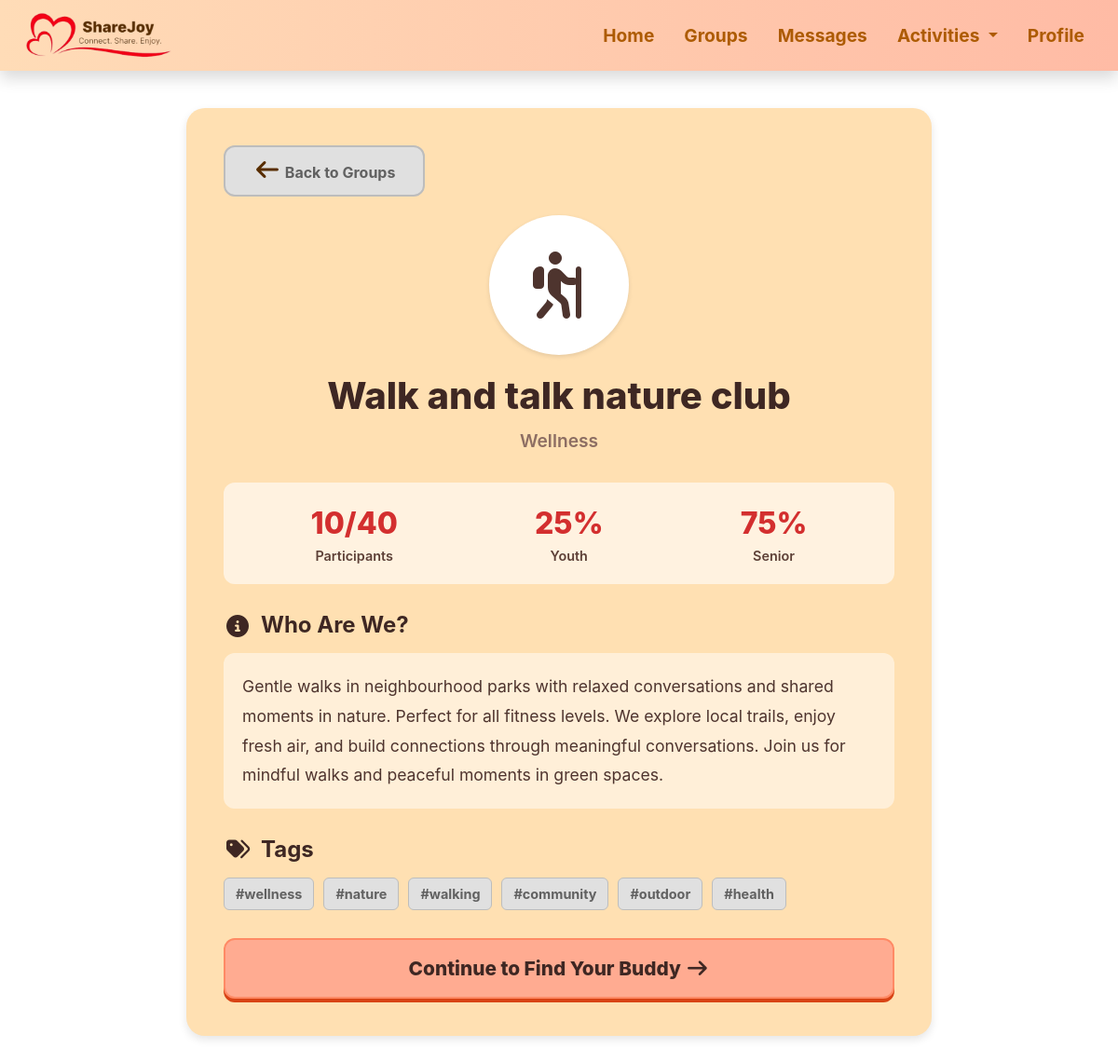
The app's page /group/2/about (signed in) with its own data.
### groups.py (models this page shows, shortened)
class Group(db.Model):
    id = db.Column(db.Integer, primary_key=True)
    name = db.Column(db.String(100), nullable=False)
    description = db.Column(db.Text, nullable=True)
    category = db.Column(db.String(50), nullable=True)
    image_url = db.Column(db.String(200), default="default_group.jpg")
    tags = db.Column(db.String(200))
    current_participants = db.Column(db.Integer, default=0)
    max_participants = db.Column(db.Integer, default=40)
    youth_percentage = db.Column(db.Integer, default=50)
    buddy_system_enabled = db.Column(db.Boolean, default=True)
    privacy = db.Column(db.String(20), default="Public")  # Public or Private
    owner = db.Column(db.String(100), nullable=True)  # Username of the creator
    is_demo = db.Column(db.Boolean, default=False)
    created_at = db.Column(db.DateTime, default=datetime.utcnow)
    def get_tags_list(self):
        return self.tags.split(',') if self.tags else []
    def get_demo_group_key(self):
        if not self.is_demo:
            return None
        normalized_name = " ".join((self.name or "").lower().split())
        if "board" in normalized_name and "game" in normalized_name and "afternoon" in normalized_name:
            return "board_games_afternoon"
        if "walk" in normalized_name and "talk" in normalized_name and "nature" in normalized_name:
            return "walk_talk_nature_club"
        return None
    def get_demo_base_youth_percentage(self):
        base_youth_by_demo_group = {
            "board_games_afternoon": 75,    # 25% senior, 75% youth
            "walk_talk_nature_club": 25,    # 75% senior, 25% youth
        }
        demo_group_key = self.get_demo_group_key()
        if not demo_group_key:
            return None
        return base_youth_by_demo_group.get(demo_group_key)
    def calculate_youth_percentage(self):
        from users import User
        if self.is_demo:
            base_youth_percentage = self.get_demo_base_youth_percentage()
            if base_youth_percentage is None:
                return self.youth_percentage
            from flask import has_request_context, session
            if not has_request_context():
                return base_youth_percentage
            current_user_name = session.get('user_name', None)
            if not current_user_name:
                return base_youth_percentage
            member = GroupMember.query.filter_by(
                group_id=self.id,
                user_name=current_user_name
            ).first()
            if not member:
                return base_youth_percentage

### app.py (the view)
@app.route("/group/<int:group_id>/about")
@login_required
def group_about(group_id):
    group = Group.query.get_or_404(group_id)
    group.youth_percentage = group.calculate_youth_percentage()
    return render_template("group_about.html", group=group, title=group.name)

### app.py (called while the page is built)
def login_required(f):
    @wraps(f)
    def decorated_function(*args, **kwargs):
        user = get_current_user()
        if not user:
            session.clear()  # clear stale session
            flash('Please log in to access this page.', 'error')
            return redirect(url_for('loginpage'))
        return f(*args, **kwargs)
    return decorated_function

def get_current_user():
    user_id = session.get('user_id')
    if user_id:
        user = db.session.get(User, user_id)
        if user:
            return user
    return None

### templates/group_about.html
{% extends "base.html" %}
{% block extra_css %}
<link rel="stylesheet" href="{{ url_for('static', filename='css/groups.css') }}">
{% endblock %}
{% block content %}
<div class="about-container">
    <a href="{{ url_for('groups') }}" class="btn-back">
        <i class="fa-solid fa-arrow-left"></i> Back to Groups
    </a>
    <div class="about-header">
        <div class="about-icon">
            {% if group.image_url and group.image_url != 'default_group.jpg' %}
                <img src="{{ url_for('static', filename='images/' + group.image_url) }}" alt="{{ group.name }}">
            {% else %}
                {% if 'board' in group.name.lower() %}
                    <i class="fa-solid fa-chess-board"></i>
                {% elif 'walk' in group.name.lower() or 'nature' in group.name.lower() %}
                    <i class="fa-solid fa-person-hiking"></i>
                {% else %}
                    <i class="fa-solid fa-users"></i>
                {% endif %}
            {% endif %}
        </div>
        <h1 class="about-title">{{ group.name }}</h1>
        <p class="about-category">{{ group.category }}</p>
    </div>
    <div class="about-stats">
        <div class="stat-item">
            <div class="stat-number">{{ group.current_participants }}/{{ group.max_participants }}</div>
            <div class="stat-label">Participants</div>
        </div>
        <div class="stat-item">
            <div class="stat-number">{{ group.youth_percentage }}%</div>
            <div class="stat-label">Youth</div>
        </div>
        <div class="stat-item">
            <div class="stat-number">{{ 100 - group.youth_percentage }}%</div>
            <div class="stat-label">Senior</div>
        </div>
    </div>
    <div class="about-section">
        <h2 class="section-title">
            <i class="fa-solid fa-info-circle"></i> Who Are We?
        </h2>
        <div class="about-description">
            {{ group.description }}
        </div>
    </div>
    <div class="about-section">
        <h2 class="section-title">
            <i class="fa-solid fa-tags"></i> Tags
        </h2>
        <div class="about-tags">
            {% for tag in group.get_tags_list() %}
            <span class="tag-item">#{{ tag }}</span>
            {% endfor %}
        </div>
    </div>
    <a href="{{ url_for('buddy_quiz', group_id=group.id) }}" class="btn-continue">
        Continue to Find Your Buddy <i class="fa-solid fa-arrow-right"></i>
    </a>
</div>
{% endblock %}

### static/css/base.css (style rules this page uses)
body { padding-bottom: 2rem;; }
h1 { font-size: 2rem; }
body, input, textarea, .form-label, .formL { color: #582D00 !important; }
.fa-arrow-left { color: #582D00; font-weight: semibold; font-size: 1.5rem; }
h2 { font-size: 1.5rem; }

### static/css/groups.css (style rules this page uses)
body { background-color: white; font-family: -apple-system, BlinkMacSystemFont, "Segoe UI", Roboto, Helvetica, Arial, sans-serif; }
.tag-item { background-color: #E0E0E0; border: 1px solid #BDBDBD; color: #616161; padding: 6px 12px; border-radius: 6px; font-size: 0.9rem; font-weight: 700; display: flex; align-items: center; gap: 8px; }
.about-container { max-width: 800px; margin: 40px auto; padding: 40px; background-color: #FFE0B2; border-radius: 20px; box-shadow: 0 4px 10px rgba(0,0,0,0.1); }
.about-header { text-align: center; margin-bottom: 30px; }
.about-icon { width: 150px; height: 150px; border-radius: 50%; background-color: white; margin: 0 auto 20px; display: flex; align-items: center; justify-content: center; font-size: 4rem; color: #4E342E; box-shadow: 0 2px 5px rgba(0,0,0,0.1); }
.about-title { font-size: 2.5rem; font-weight: 800; color: #3E2723; margin-bottom: 10px; }
.about-category { color: #8D6E63; font-size: 1.2rem; font-weight: 600; }
.about-section { margin: 30px 0; }
.section-title { font-size: 1.5rem; font-weight: 700; color: #3E2723; margin-bottom: 15px; display: flex; align-items: center; gap: 10px; }
.about-description { font-size: 1.1rem; line-height: 1.8; color: #4E342E; background-color: rgba(255,255,255,0.5); padding: 20px; border-radius: 12px; }
.about-tags { display: flex; gap: 10px; flex-wrap: wrap; }
.about-stats { display: flex; justify-content: space-around; background-color: rgba(255,255,255,0.6); padding: 20px; border-radius: 12px; margin: 20px 0; }
.stat-item { text-align: center; }
.stat-number { font-size: 2rem; font-weight: 800; color: #D32F2F; }
.stat-label { font-size: 0.9rem; color: #5D4037; font-weight: 600; }
.btn-continue { background-color: #FFAB91; border: 2px solid #FF8A65; color: #3E2723; font-weight: 800; font-size: 1.3rem; padding: 15px 0; width: 100%; border-radius: 12px; cursor: pointer; box-shadow: 0 4px 0 #D84315; transition: transform 0.1s; text-decoration: none; display: block; text-align: center; margin-top: 30px; }
.btn-back { background-color: #E0E0E0; border: 2px solid #BDBDBD; color: #616161; font-weight: 700; font-size: 1rem; padding: 12px 30px; border-radius: 12px; cursor: pointer; text-decoration: none; display: inline-block; margin-bottom: 20px; }

### records on screen
Group: name "Walk and talk nature club", category "Wellness", current_participants "10", max_participants "40", youth_percentage "25", 100-group.youth_percentage "75", description "Gentle walks in neighbourhood parks with relaxed conversations and shared moments in nature. Perfect for all fitness levels. We explore local trails, enjoy fresh air, and build connections through meaningful conversations. Join us for mindful walks and peaceful moments in green spaces."

### other values on screen
{{ tag }} "wellness" "nature" "walking" "community" "outdoor" "health"
